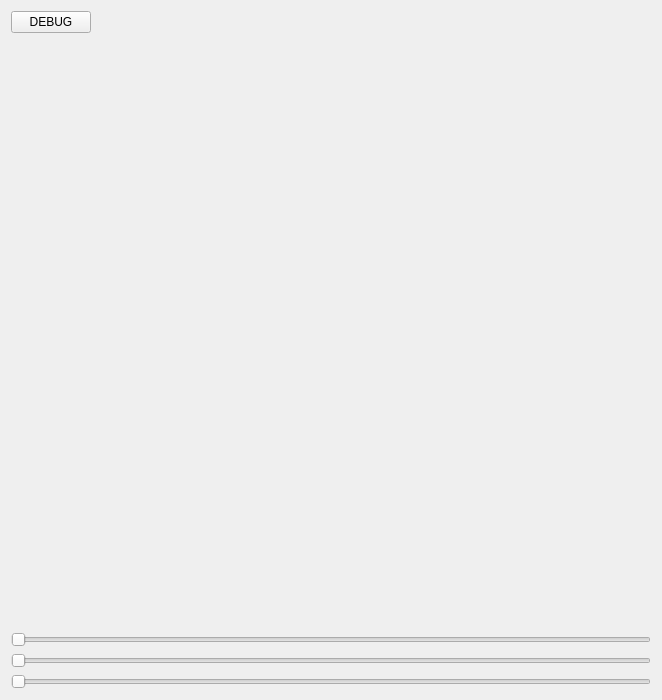
<?xml version="1.0" encoding="UTF-8"?>
<ui version="4.0">
 <class>Window</class>
 <widget class="QWidget" name="Window">
  <property name="geometry">
   <rect>
    <x>0</x>
    <y>0</y>
    <width>660</width>
    <height>700</height>
   </rect>
  </property>
  <property name="windowTitle">
   <string>Window</string>
  </property>
  <layout class="QVBoxLayout" name="verticalLayout">
   <item>
    <layout class="QHBoxLayout" name="horizontalLayout">
     <item>
      <widget class="QPushButton" name="pushButton_DEBUG">
       <property name="text">
        <string>DEBUG</string>
       </property>
      </widget>
     </item>
     <item>
      <spacer name="horizontalSpacer">
       <property name="orientation">
        <enum>Qt::Horizontal</enum>
       </property>
       <property name="sizeHint" stdset="0">
        <size>
         <width>40</width>
         <height>20</height>
        </size>
       </property>
      </spacer>
     </item>
    </layout>
   </item>
   <item>
    <widget class="MyGLWidget" name="myGLWidget" native="true">
     <property name="minimumSize">
      <size>
       <width>640</width>
       <height>560</height>
      </size>
     </property>
    </widget>
   </item>
   <item>
    <widget class="QSlider" name="rotXSlider">
     <property name="orientation">
      <enum>Qt::Horizontal</enum>
     </property>
    </widget>
   </item>
   <item>
    <widget class="QSlider" name="rotYSlider">
     <property name="orientation">
      <enum>Qt::Horizontal</enum>
     </property>
    </widget>
   </item>
   <item>
    <widget class="QSlider" name="rotZSlider">
     <property name="orientation">
      <enum>Qt::Horizontal</enum>
     </property>
    </widget>
   </item>
  </layout>
 </widget>
 <customwidgets>
  <customwidget>
   <class>MyGLWidget</class>
   <extends>QWidget</extends>
   <header>myglwidget.h</header>
   <container>1</container>
   <slots>
    <slot>setXRotation(int)</slot>
    <slot>setZRotation(int)</slot>
    <slot>setYRotation(int)</slot>
   </slots>
  </customwidget>
 </customwidgets>
 <resources/>
 <connections/>
</ui>
